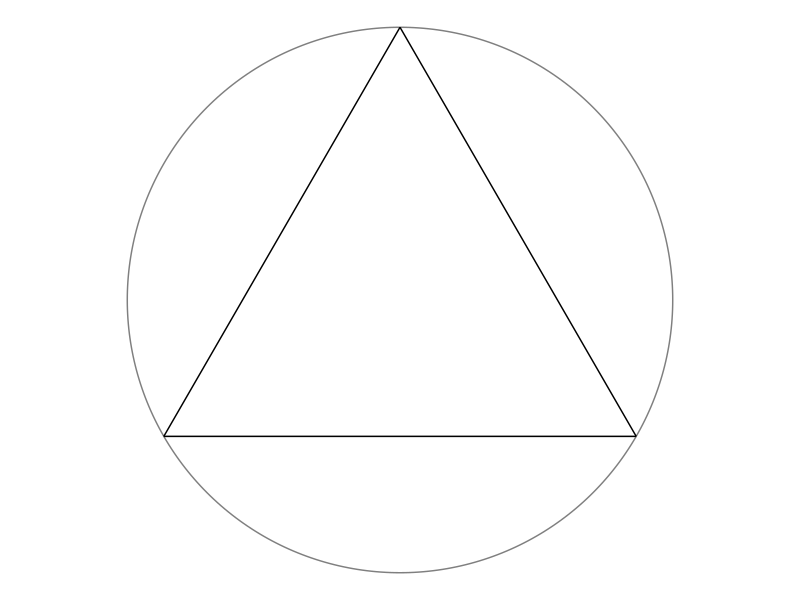

This figure's R source:
# Instruction to students: You may clear the code in this file and replace it
# with your own.

library(tidyverse)
library(ggforce)
theme_set(theme_void())

# Draw a random chord in a unit circle centred at origin -----------------------

# Coordinates of equilateral triangle
eqtri_df <- tibble(
  x    = c(0, sqrt(3) / 2, -sqrt(3) / 2),
  y    = c(1, -0.5, -0.5),
  xend = c(sqrt(3) / 2, -sqrt(3) / 2, 0),
  yend = c(-0.5, -0.5, 1)
)

# Setting parameters
nLines = 1000; # number of lines
r = 1



# Method A
theta1 <- runif(nLines, 0, 2*pi)
theta2 <- runif(nLines, 0, 2*pi) 
x1 <- r*cos(theta1)
y1 <- r*sin(theta1) 
x2 <- r*cos(theta2)
y2 <- r*sin(theta2)
chordA <- sqrt(((x2)-(x1))^2 + ((y2)-(y1))^2)
sum(chordA > sqrt(3))


# Method B
theta3 <- runif(nLines, 0, 2*pi)
x3 <- r*cos(theta3)
y3 <- r*sin(theta3) 
distance <- runif(nLines, 0, r)
chordB <- 2 * sqrt((1^2) - (distance)^2)
sum(chordB > sqrt(3))


# Method C 
theta4 <- runif(nLines, 0, 2*pi)
x4 <- r*cos(theta4)
y4 <- r*sin(theta4)
x5 <- x4*cos(theta4) + y4*sin(theta4)
y5 <- x4*sin(theta4) - y4*cos(theta4)
x6 <- x4*cos(theta4) - y4*sin(theta4)
y6 <- x4*sin(theta4) + y4*cos(theta4)
chordC <- sqrt(((x6)-(x5))^2 + ((y6)-(y5))^2)
sum(chordC > sqrt(3))

# Plot
p <- ggplot() +
  ggforce::geom_circle(aes(x0 = 0, y0 = 0, r = 1), col = "gray50") +
  geom_segment(data = eqtri_df, aes(x = x, y = y, xend = xend, yend = yend)) +
  coord_equal()

ggsave(p, file = "plot.png", height = 5, width = 7)
